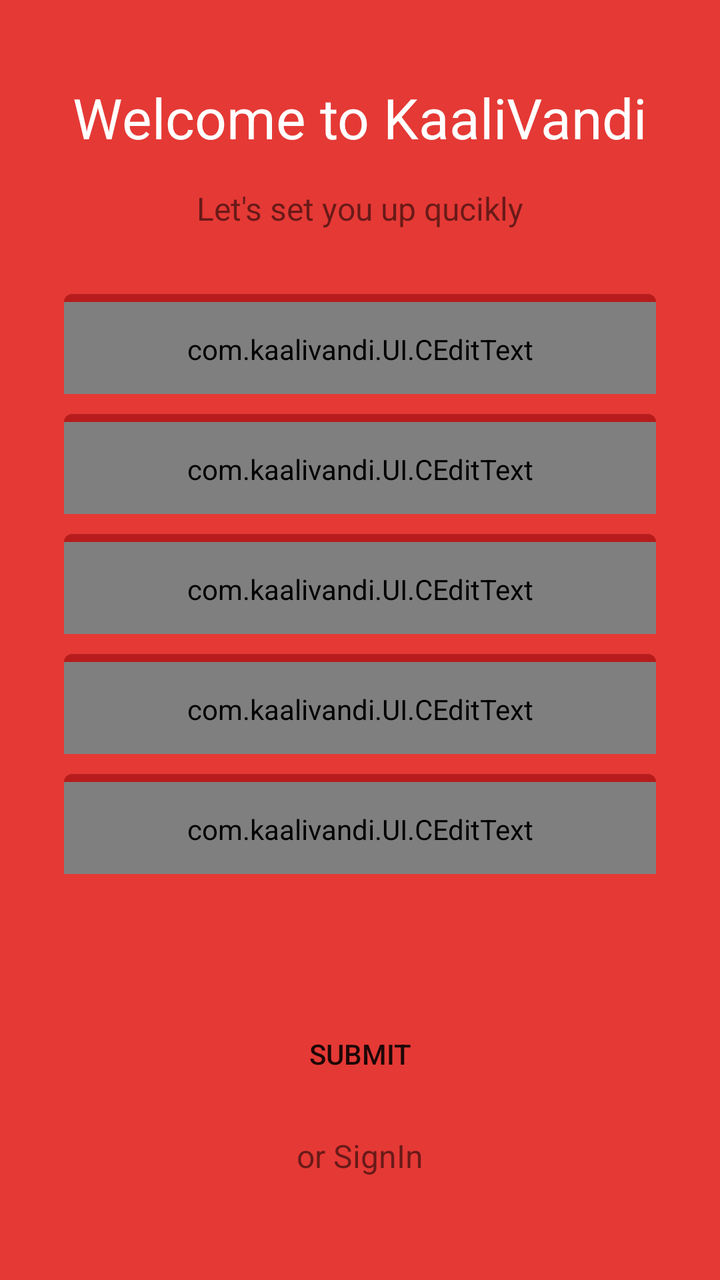
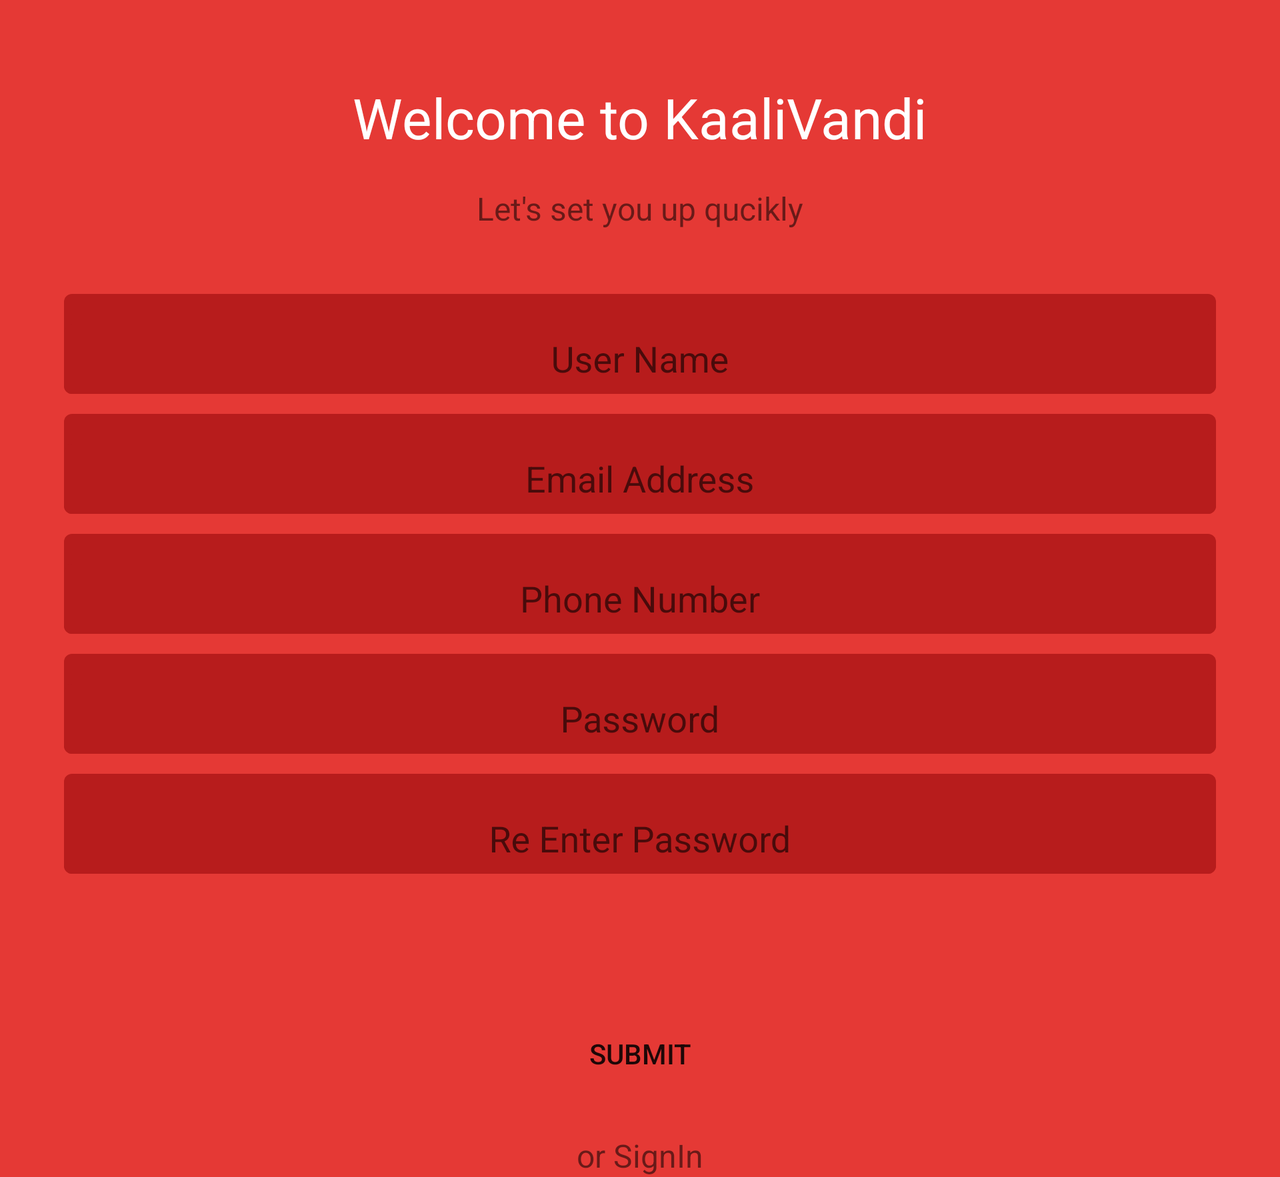

The same Android screen from two of the app's own layout files: first res/layout/ as a phone draws it, then the repository's variant for another configuration, drawn on a device whose configuration selects that folder. Both files follow.
<!-- AndroidManifest.xml: application theme AppTheme -->
<!-- res/layout/register_fragment.xml -->
<?xml version="1.0" encoding="utf-8"?>
<android.support.v4.widget.NestedScrollView
    xmlns:android="http://schemas.android.com/apk/res/android"
    android:orientation="vertical" android:layout_width="match_parent"
    android:background="@color/login_back"
    android:layout_height="match_parent">

<RelativeLayout xmlns:android="http://schemas.android.com/apk/res/android"
    android:orientation="vertical" android:layout_width="match_parent"
    android:background="@color/login_back"
    android:layout_height="match_parent">





    <TextView
        android:layout_width="wrap_content"
        android:layout_height="wrap_content"
        android:text="Welcome to KaaliVandi"
        android:id="@+id/register_title"
        android:textSize="@dimen/register_page_title_text_size"
        android:textColor="@color/login_text_color"
        android:layout_marginTop="40dp"
        android:layout_alignParentTop="true"
        android:layout_centerHorizontal="true" />
    <View
        android:layout_width="match_parent"
        android:layout_height="4dp"
        android:layout_marginTop="4dp"
        android:layout_below="@id/register_title"
        android:background="@color/register_contrast"
        android:layout_alignLeft="@id/register_title"
        android:layout_alignRight="@id/register_title">

    </View>

    <TextView
        android:layout_width="wrap_content"
        android:layout_height="wrap_content"

        android:text="Let&apos;s set you up qucikly"
        android:id="@+id/register_sub_title"
        android:layout_below="@+id/register_title"
        android:layout_centerHorizontal="true"
        android:layout_marginTop="16dp"
        android:textSize="16sp" />
    <android.support.design.widget.TextInputLayout
        android:layout_width="match_parent"
        android:id="@+id/register_name_ted"
        android:hint="User Name"
        style="@style/register_tel"
        android:background="@drawable/edi_text_rounded"
        android:layout_below="@+id/register_sub_title"

        android:layout_marginTop="32dp">
        <com.kaalivandi.UI.CEditText
            android:layout_width="match_parent"
            android:layout_height="match_parent"
            style="@style/login_edittext"
            android:layout_alignParentLeft="true"
            android:layout_alignParentStart="true" />
    </android.support.design.widget.TextInputLayout>
    <android.support.design.widget.TextInputLayout
        android:layout_width="match_parent"
        android:id="@+id/register_email_ted"
        android:layout_below="@+id/register_name_ted"
        android:hint="Email Address"
        android:background="@drawable/edi_text_rounded"

        style="@style/register_tel">
        <com.kaalivandi.UI.CEditText
            android:layout_width="match_parent"
            android:layout_height="match_parent"
            style="@style/login_edittext"
            android:layout_alignParentLeft="true"
            android:layout_alignParentStart="true" />
    </android.support.design.widget.TextInputLayout>
    <android.support.design.widget.TextInputLayout
        android:layout_width="match_parent"
        android:id="@+id/register_phone_ted"
        android:layout_below="@+id/register_email_ted"
        android:hint="Phone Number"
        android:background="@drawable/edi_text_rounded"

        style="@style/register_tel">
        <com.kaalivandi.UI.CEditText
            android:layout_width="match_parent"
            android:layout_height="match_parent"
            style="@style/login_edittext"
            android:layout_alignParentLeft="true"
            android:layout_alignParentStart="true" />
    </android.support.design.widget.TextInputLayout>
    <android.support.design.widget.TextInputLayout
        android:layout_width="match_parent"
        android:id="@+id/register_password_ted"
        android:layout_below="@+id/register_phone_ted"
        android:hint="Password"
        android:background="@drawable/edi_text_rounded"

        style="@style/register_tel">
        <com.kaalivandi.UI.CEditText
            android:layout_width="match_parent"
            android:layout_height="match_parent"
            style="@style/login_edittext"
            android:layout_alignParentLeft="true"
            android:layout_alignParentStart="true" />
    </android.support.design.widget.TextInputLayout>
    <android.support.design.widget.TextInputLayout
        android:layout_width="match_parent"
        android:id="@+id/register_reenter_pass_ted"
        android:layout_below="@+id/register_password_ted"
        android:hint="Re Enter Password"
        android:background="@drawable/edi_text_rounded"

        style="@style/register_tel">
        <com.kaalivandi.UI.CEditText
            android:layout_width="match_parent"
            android:layout_height="match_parent"
            style="@style/login_edittext"
            android:layout_alignParentLeft="true"
            android:layout_alignParentStart="true" />
    </android.support.design.widget.TextInputLayout>

    <Button
        android:layout_width="match_parent"
        android:layout_height="60dp"
        android:layout_alignLeft="@id/register_password_ted"
        android:layout_alignStart="@+id/register_password_ted"
        android:layout_alignRight="@id/register_password_ted"
        android:layout_alignEnd="@id/register_password_ted"

        android:layout_below="@+id/register_reenter_pass_ted"
        android:text="Submit"
        android:id="@+id/register_button"
        android:background="@drawable/register_button_background"
        android:layout_marginTop="@dimen/register_button_margin_top" />

    <TextView
        android:layout_width="wrap_content"
        android:layout_height="wrap_content"
        android:layout_below="@id/register_button"
        android:text="or SignIn"
        android:id="@+id/register_signin"
        android:layout_marginTop="10dp"
        android:textSize="16sp"

        android:layout_centerHorizontal="true" />
</RelativeLayout>
</android.support.v4.widget.NestedScrollView>
<!-- resources referenced by this layout -->
<resources>
  <color name="login_back">#E53935</color>
  <color name="login_text_color">#FFFFFF</color>
  <dimen name="register_button_margin_top">60dp</dimen>
  <dimen name="register_page_title_text_size">28sp</dimen>
  <!-- drawable edi_text_rounded (drawable) -->
  <?xml version="1.0" encoding="utf-8"?>
  <shape xmlns:android="http://schemas.android.com/apk/res/android"
      android:shape="rectangle" android:padding="10dp">
      <solid android:color="@color/colorPrimaryDark"/>
      <corners
          android:radius="4dp"/>
  </shape>
  <!-- drawable register_button_background (drawable) -->
  <?xml version="1.0" encoding="utf-8"?>
  <shape xmlns:android="http://schemas.android.com/apk/res/android"
      android:shape="rectangle" android:padding="10dp">
      <solid android:color="@color/register_contrast"/>
      <corners
          android:bottomRightRadius="25dp"
          android:bottomLeftRadius="25dp"
          android:topLeftRadius="25dp"
          android:topRightRadius="25dp"/>
  </shape>
  <!-- from res/values-v23/ -->
  <style name="login_edittext">
          <item name="android:gravity">center</item>
          <item name="android:paddingLeft">4dp</item>
          <item name="android:paddingTop">1dp</item>
          <item name="android:paddingRight">4dp</item>
          <item name="android:textColor">@color/whites</item>
          <item name="android:background">@drawable/edi_text_rounded</item>
      </style>
  <!-- from res/values-v23/ -->
  <style name="register_tel">
          <item name="android:paddingTop">4dp</item>
          <item name="android:layout_marginLeft">@dimen/register_margin_left</item>
          <item name="android:layout_marginRight">@dimen/register_margin_right</item>
          <item name="android:layout_marginTop">@dimen/register_margin_top</item>
          <item name="android:layout_height">@dimen/regsiter_box_height</item>
      </style>
  <style name="AppTheme" parent="Theme.AppCompat.Light.NoActionBar">
          
          <item name="colorPrimary">@color/colorPrimary</item>
          <item name="colorPrimaryDark">@color/colorPrimaryDark</item>
          <item name="colorAccent">@color/colorAccent</item>
      </style>
  <color name="colorPrimaryDark">#B71C1C</color>
  <color name="whites">#FFFFFF</color>
  <dimen name="register_margin_left">32dp</dimen>
  <dimen name="register_margin_right">32dp</dimen>
  <dimen name="register_margin_top">10dp</dimen>
  <dimen name="regsiter_box_height">50dp</dimen>
  <color name="colorPrimary">#F44336</color>
  <color name="colorAccent">#FFFFFF</color>
</resources>
<!-- res/layout-land/register_fragment.xml (the repository's variant of the layout above) -->
<!-- drawn on the phone turned sideways -->
<?xml version="1.0" encoding="utf-8"?>
<android.support.v4.widget.NestedScrollView
    xmlns:android="http://schemas.android.com/apk/res/android"
    android:orientation="vertical" android:layout_width="match_parent"
    android:background="@color/login_back"
    android:layout_height="match_parent">

    <RelativeLayout xmlns:android="http://schemas.android.com/apk/res/android"
        android:orientation="vertical" android:layout_width="match_parent"
        android:background="@color/login_back"
        android:layout_height="match_parent">





        <TextView
            android:layout_width="wrap_content"
            android:layout_height="wrap_content"
            android:text="Welcome to KaaliVandi"
            android:id="@+id/register_title"
            android:textSize="@dimen/register_page_title_text_size"
            android:textColor="@color/login_text_color"
            android:layout_marginTop="40dp"
            android:layout_alignParentTop="true"
            android:layout_centerHorizontal="true" />
        <View
            android:layout_width="match_parent"
            android:layout_height="4dp"
            android:layout_marginTop="4dp"
            android:layout_below="@id/register_title"
            android:background="@color/register_contrast"
            android:layout_alignLeft="@id/register_title"
            android:layout_alignRight="@id/register_title">

        </View>

        <TextView
            android:layout_width="wrap_content"
            android:layout_height="wrap_content"

            android:text="Let&apos;s set you up qucikly"
            android:id="@+id/register_sub_title"
            android:layout_below="@+id/register_title"
            android:layout_centerHorizontal="true"
            android:layout_marginTop="16dp"
            android:textSize="16sp" />
        <android.support.design.widget.TextInputLayout
            android:layout_width="match_parent"
            android:id="@+id/register_name_ted"
            android:hint="User Name"
            style="@style/register_tel"
            android:background="@drawable/edi_text_rounded"
            android:layout_below="@+id/register_sub_title"

            android:layout_marginTop="32dp">
            <EditText
                android:layout_width="match_parent"
                android:layout_height="match_parent"
                style="@style/login_edittext"
                android:layout_alignParentLeft="true"
                android:layout_alignParentStart="true" />
        </android.support.design.widget.TextInputLayout>
        <android.support.design.widget.TextInputLayout
            android:layout_width="match_parent"
            android:id="@+id/register_email_ted"
            android:layout_below="@+id/register_name_ted"
            android:hint="Email Address"
            android:background="@drawable/edi_text_rounded"

            style="@style/register_tel">
            <EditText
                android:layout_width="match_parent"
                android:layout_height="match_parent"
                style="@style/login_edittext"
                android:layout_alignParentLeft="true"
                android:layout_alignParentStart="true" />
        </android.support.design.widget.TextInputLayout>
        <android.support.design.widget.TextInputLayout
            android:layout_width="match_parent"
            android:id="@+id/register_phone_ted"
            android:layout_below="@+id/register_email_ted"
            android:hint="Phone Number"
            android:background="@drawable/edi_text_rounded"

            style="@style/register_tel">
            <EditText
                android:layout_width="match_parent"
                android:layout_height="match_parent"
                style="@style/login_edittext"
                android:layout_alignParentLeft="true"
                android:layout_alignParentStart="true" />
        </android.support.design.widget.TextInputLayout>
        <android.support.design.widget.TextInputLayout
            android:layout_width="match_parent"
            android:id="@+id/register_password_ted"
            android:layout_below="@+id/register_phone_ted"
            android:hint="Password"
            android:background="@drawable/edi_text_rounded"

            style="@style/register_tel">
            <EditText
                android:layout_width="match_parent"
                android:layout_height="match_parent"
                style="@style/login_edittext"
                android:layout_alignParentLeft="true"
                android:layout_alignParentStart="true" />
        </android.support.design.widget.TextInputLayout>
        <android.support.design.widget.TextInputLayout
            android:layout_width="match_parent"
            android:id="@+id/register_reenter_pass_ted"
            android:layout_below="@+id/register_password_ted"
            android:hint="Re Enter Password"
            android:background="@drawable/edi_text_rounded"

            style="@style/register_tel">
            <EditText
                android:layout_width="match_parent"
                android:layout_height="match_parent"
                style="@style/login_edittext"
                android:layout_alignParentLeft="true"
                android:layout_alignParentStart="true" />
        </android.support.design.widget.TextInputLayout>

        <Button
            android:layout_width="match_parent"
            android:layout_height="60dp"
            android:layout_alignLeft="@id/register_password_ted"
            android:layout_alignStart="@+id/register_password_ted"
            android:layout_alignRight="@id/register_password_ted"
            android:layout_alignEnd="@id/register_password_ted"

            android:layout_below="@+id/register_reenter_pass_ted"
            android:text="Submit"
            android:id="@+id/register_button"
            android:background="@drawable/register_button_background"
            android:layout_marginTop="@dimen/register_button_margin_top" />

        <TextView
            android:layout_width="wrap_content"
            android:layout_height="wrap_content"
            android:layout_below="@id/register_button"
            android:text="or SignIn"
            android:id="@+id/register_signin"
            android:layout_marginTop="10dp"
            android:textSize="16sp"

            android:layout_centerHorizontal="true" />
    </RelativeLayout>
</android.support.v4.widget.NestedScrollView>
